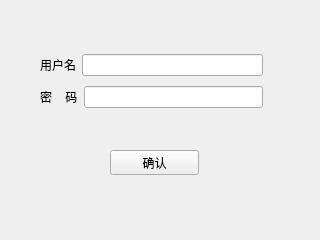
<?xml version="1.0" encoding="UTF-8"?>
<ui version="4.0">
 <class>RegWidget</class>
 <widget class="QWidget" name="RegWidget">
  <property name="geometry">
   <rect>
    <x>0</x>
    <y>0</y>
    <width>320</width>
    <height>240</height>
   </rect>
  </property>
  <property name="minimumSize">
   <size>
    <width>320</width>
    <height>240</height>
   </size>
  </property>
  <property name="maximumSize">
   <size>
    <width>320</width>
    <height>240</height>
   </size>
  </property>
  <property name="windowTitle">
   <string>Form</string>
  </property>
  <widget class="MyButton" name="confirm">
   <property name="geometry">
    <rect>
     <x>110</x>
     <y>150</y>
     <width>89</width>
     <height>25</height>
    </rect>
   </property>
   <property name="styleSheet">
    <string notr="true"/>
   </property>
   <property name="text">
    <string>确认</string>
   </property>
  </widget>
  <widget class="QWidget" name="layoutWidget">
   <property name="geometry">
    <rect>
     <x>40</x>
     <y>50</y>
     <width>223</width>
     <height>62</height>
    </rect>
   </property>
   <layout class="QVBoxLayout" name="verticalLayout">
    <item>
     <layout class="QHBoxLayout" name="horizontalLayout">
      <item>
       <widget class="QLabel" name="label">
        <property name="text">
         <string>用户名</string>
        </property>
       </widget>
      </item>
      <item>
       <widget class="QLineEdit" name="reg_username"/>
      </item>
     </layout>
    </item>
    <item>
     <layout class="QHBoxLayout" name="horizontalLayout_2">
      <item>
       <widget class="QLabel" name="label_2">
        <property name="text">
         <string>密    码</string>
        </property>
       </widget>
      </item>
      <item>
       <widget class="QLineEdit" name="reg_password"/>
      </item>
     </layout>
    </item>
   </layout>
  </widget>
 </widget>
 <customwidgets>
  <customwidget>
   <class>MyButton</class>
   <extends>QPushButton</extends>
   <header location="global">mybutton.h</header>
  </customwidget>
 </customwidgets>
 <resources/>
 <connections/>
</ui>
